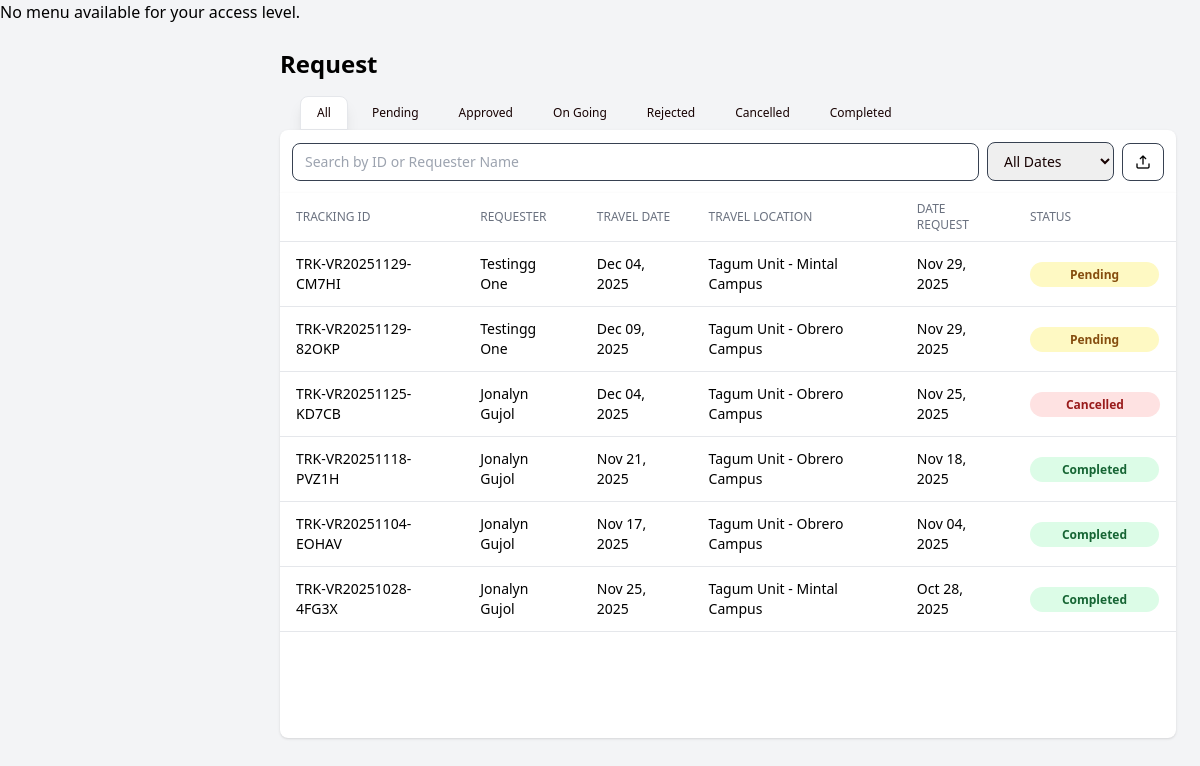
Screenshot of /app/modules/shared/views/vehicle_request.php (signed in) with the database file from the repository.
### tables this page shows
CREATE TABLE `vehicle_request` (
  `control_no` int(11) NOT NULL AUTO_INCREMENT,
  `req_id` int(10) unsigned DEFAULT NULL,
  `date_request` datetime DEFAULT NULL,
  `tracking_id` varchar(50) DEFAULT NULL,
  `trip_purpose` varchar(100) DEFAULT NULL,
  `travel_destination` varchar(255) DEFAULT NULL,
  `travel_date` date DEFAULT NULL,
  `return_date` date DEFAULT NULL,
  `departure_time` time DEFAULT NULL,
  `return_time` time DEFAULT NULL,
  PRIMARY KEY (`control_no`),
  KEY `fk_vehicle_request_requester` (`req_id`),
  KEY `idx_tracking_id` (`tracking_id`),
  CONSTRAINT `fk_vehicle_request_requester` FOREIGN KEY (`req_id`) REFERENCES `requester` (`req_id`) ON DELETE SET NULL ON UPDATE CASCADE
);

CREATE TABLE `vehicle_request_assignment` (
  `reqAssignment_id` int(10) unsigned NOT NULL AUTO_INCREMENT,
  `control_no` int(11) NOT NULL,
  `req_id` int(10) unsigned DEFAULT NULL,
  `vehicle_id` int(11) DEFAULT NULL,
  `driver_id` int(10) unsigned DEFAULT NULL,
  `req_status` varchar(25) NOT NULL,
  `approved_by` varchar(100) DEFAULT NULL,
  `reason` text DEFAULT NULL,
  PRIMARY KEY (`reqAssignment_id`),
  KEY `fk_vra_vehicle_request` (`control_no`),
  KEY `fk_vra_requester` (`req_id`),
  KEY `fk_vra_vehicle` (`vehicle_id`),
  KEY `fk_vra_driver` (`driver_id`),
  CONSTRAINT `fk_vra_driver` FOREIGN KEY (`driver_id`) REFERENCES `driver` (`driver_id`) ON DELETE CASCADE ON UPDATE CASCADE,
  CONSTRAINT `fk_vra_requester` FOREIGN KEY (`req_id`) REFERENCES `requester` (`req_id`) ON DELETE CASCADE ON UPDATE CASCADE,
  CONSTRAINT `fk_vra_vehicle` FOREIGN KEY (`vehicle_id`) REFERENCES `vehicle` (`vehicle_id`) ON DELETE CASCADE ON UPDATE CASCADE,
  CONSTRAINT `fk_vra_vehicle_request` FOREIGN KEY (`control_no`) REFERENCES `vehicle_request` (`control_no`) ON DELETE CASCADE ON UPDATE CASCADE
);

### app/core/BaseModel.php (called while the page is built, shortened)
<?php
class BaseModel {
    protected $host = 'localhost';
    protected $user = 'root';
    protected $pass = '';
    protected $name = 'u_request';
    private function connect() {
        $this->db = @new mysqli($this->host, $this->user, $this->pass, $this->name);
    }
}

### app/controllers/RequestController.php (called while the page is built, shortened)
<?php
require_once __DIR__ . '/../models/RequestModel.php';
class RequestController {
    private $model;
    public function __construct() {
        $this->model = new RequestModel();
    }
    public function indexVehicle() {
        $requests = $this->model->getAllVehicleRequests();
        return [
            "requests" => $requests
        ];
    }
}
require_once __DIR__ . '/../models/RequestModel.php';

### app/models/RequestModel.php (called while the page is built, shortened)
<?php
require_once __DIR__ . '/../core/BaseModel.php';
class RequestModel extends BaseModel {
public function getAllVehicleRequests() {
  $query = "
    SELECT
        v.*,
        CONCAT(r.firstName, ' ', r.lastName) AS requester_name,
        r.contact,
        vr.vehicle_id,
        vr.driver_id,
        CONCAT(d.firstName, ' ', d.lastName) AS driver_name,
        vr.req_status,
        vr.approved_by,
        vr.reason,
        vl.vehicle_name,
        sf.source_of_fuel,
        sf.source_of_oil,
        sf.source_of_repair_maintenance,
        sf.source_of_driver_assistant_per_diem
    FROM vehicle_request v
    INNER JOIN requester r ON v.req_id = r.req_id
    LEFT JOIN vehicle_request_assignment vr ON v.control_no = vr.control_no
    LEFT JOIN vehicle vl ON vl.vehicle_id = vr.vehicle_id
    LEFT JOIN driver d ON d.driver_id = vr.driver_id
    LEFT JOIN source_of_fund sf ON v.control_no = sf.control_no
    ORDER BY v.date_request DESC;
";
    $result = $this->db->query($query);
    $requests = [];
    while ($row = $result->fetch_assoc()) {
    $control_no = $row['control_no'];
    $passengersQuery = "
        SELECT CONCAT(p.firstName, ' ', p.lastName) AS name
        FROM passengers p
        INNER JOIN vehicle_request_passengers vrp
        ON p.passenger_id = vrp.passenger_id
        WHERE vrp.control_no = '{$this->db->real_escape_string($control_no)}'
    ";
    $passengersResult = $this->db->query($passengersQuery);
    $passengers = [];
    if ($passengersResult) {
        while ($p = $passengersResult->fetch_assoc()) {
            $passengers[] = $p['name'];
        }
    }
    $row['passengers'] = $passengers;
    $row['passenger_count'] = count($passengers);
    $row['source_of_fuel'] = $row['source_of_fuel'] ?? 'N/A';
    $row['source_of_oil'] = $row['source_of_oil'] ?? 'N/A';
    $row['source_of_repair_maintenance'] = $row['source_of_repair_maintenance'] ?? 'N/A';
    $row['source_of_driver_assistant_per_diem'] = $row['source_of_driver_assistant_per_diem'] ?? 'N/A';
    $requests[] = $row;
}
    return $requests;
}
}

### app/modules/shared/views/vehicle_request.php (the view, shortened to what this page needs)
<?php
require_once __DIR__ . '/../../../controllers/RequestController.php';
$controller = new RequestController();
$data = $controller->indexVehicle();
$requests = $data['requests'];
?>
<!DOCTYPE html>
<html lang="en">
<head>
  <link rel="stylesheet" href="/public/assets/css/output.css" />
</head>
<body class="bg-gray-100">
  <?php
  if ($_SESSION['access_level'] == 1) {
      include COMPONENTS_PATH . '/superadmin_menu.php';
  } elseif ($_SESSION['access_level'] == 3) {
      include COMPONENTS_PATH . '/motorpool_menu.php';
  } else {
      echo "<p>No menu available for your access level.</p>";
  }
  ?>
  <main class="ml-16 md:ml-64 flex flex-col min-h-screen transition-all duration-300">
    <div class="p-6">
      <h1 class="text-2xl font-bold mb-4">Request</h1>
      <div id="tabs" class="flex gap-2 mt-4 text-xs text-text">
        <button class="ml-5 btn"><p>All</p></button>
        <button class="btn"><p>Pending</p></button>
        <button class="btn"><p>Approved</p></button>
        <button class="btn"><p>On Going</p></button>
        <button class="btn"><p>Rejected</p></button>
        <button class="btn"><p>Cancelled</p></button>
        <button class="btn"><p>Completed</p></button>
      </div>
      <div x-data="requestList()" class="grid grid-cols-1 md:grid-cols-3 gap-4">
        <div :class="showDetails ? 'col-span-2' : 'col-span-3'">
          <div class="p-3 flex flex-wrap gap-2 justify-between items-center bg-white shadow rounded-t-lg">
            <input type="text" id="searchRequests" placeholder="Search by ID or Requester Name" class="flex-1 min-w-[200px] input-field">
            <select id="sortCategory" class="input-field">
              <option value="all">All Dates</option>
            </select>
            <button title="Export" id="export" class="btn-upper">
              <img src="/public/assets/img/export.png" alt="User" class="size-4 my-0.5">
            </button>
          </div>
          <div class="overflow-x-auto h-[545px] overflow-y-auto rounded-b-lg shadow bg-white">
            <table class="min-w-full divide-y divide-gray-200 bg-white rounded-b-lg p-2">
              <thead class="bg-white sticky top-0">
                <tr>
                  <th class="pl-4 py-2 text-left text-xs font-medium text-gray-500 uppercase">Tracking ID</th>
                  <th class="px-4 py-2 text-left text-xs font-medium text-gray-500 uppercase">Requester</th>
                  <th class="px-4 py-2 text-left text-xs font-medium text-gray-500 uppercase">Travel Date</th>
                  <th class="px-4 py-2 text-left text-xs font-medium text-gray-500 uppercase">Travel Location</th>
                  <th class="px-4 py-2 text-left text-xs font-medium text-gray-500 uppercase">Date Request</th>
                  <th class="px-4 py-2 text-left text-xs font-medium text-gray-500 uppercase rounded-tr-lg">Status</th>
                </tr>
              </thead>
              <tbody id="requestsTable" class="text-sm">
                <?php if (!empty($requests)): ?>
                  <?php foreach ($requests as $row): ?>
                    <tr
                      class="border-b hover:bg-gray-100 cursor-pointer"
                      data-status="<?= htmlspecialchars($row['req_status']) ?>"
                      data-date="<?= htmlspecialchars(date('Y-m-d', strtotime($row['date_request']))) ?>"
                      @click='selectRow({
                          control_no: "<?= htmlspecialchars($row['control_no'], ENT_QUOTES) ?>",
                          tracking_id: "<?= htmlspecialchars($row['tracking_id'], ENT_QUOTES) ?>",
                          requester_name: "<?= htmlspecialchars($row['requester_name'], ENT_QUOTES) ?>",
                          contact: "<?= htmlspecialchars($row['contact'], ENT_QUOTES) ?>",
                          travel_destination: "<?= htmlspecialchars($row['travel_destination'], ENT_QUOTES) ?>",
                          date_request: "<?= htmlspecialchars(date('M d, Y', strtotime($row['date_request'])), ENT_QUOTES) ?>",
                          travel_date: "<?= htmlspecialchars(date('M d, Y', strtotime($row['travel_date'])), ENT_QUOTES) ?>",
                          return_date: "<?= htmlspecialchars(date('M d, Y', strtotime($row['return_date'])), ENT_QUOTES) ?>",
                          depret_time: "<?= htmlspecialchars(date('h:i A', strtotime($row['departure_time'])) . ' - ' . date('h:i A', strtotime($row['return_time'])), ENT_QUOTES) ?>",
                          trip_purpose: "<?= htmlspecialchars($row['trip_purpose'], ENT_QUOTES) ?>",
                          req_status: "<?= htmlspecialchars($row['req_status'], ENT_QUOTES) ?>",
                          original_status: "<?= htmlspecialchars($row['req_status'], ENT_QUOTES) ?>",
                          reason: "<?= htmlspecialchars($row['reason'] ?? '', ENT_QUOTES) ?>",
                          vehicle_name: "<?= htmlspecialchars($row['vehicle_name'] ?? '', ENT_QUOTES) ?>",
                          driver_name: "<?= htmlspecialchars($row['driver_name'] ?? '', ENT_QUOTES) ?>",
                          approved_by: "<?= htmlspecialchars($row['approved_by'] ?? '', ENT_QUOTES) ?>",
                          passenger_count: "<?= count($row['passengers']) ?>",
                          passengers: <?= htmlspecialchars(json_encode($row['passengers'] ?? []), ENT_QUOTES) ?>
                      })'>
                      <td class="px-4 py-3"><?= htmlspecialchars($row['tracking_id']) ?></td>
                      <td class="px-4 py-3"><?= htmlspecialchars($row['requester_name']) ?></td>
                      <td class="px-4 py-3"><?= htmlspecialchars(date('M d, Y', strtotime($row['travel_date']))) ?></td>
                      <td class="px-4 py-3"><?= htmlspecialchars($row['travel_destination']) ?></td>
                      <td class="px-4 py-3"><?= htmlspecialchars(date('M d, Y', strtotime($row['date_request']))) ?></td>
                      <td class="px-4 py-3">
                        <?php if ($row['req_status'] === 'Completed'): ?>
                            <span class="px-8 py-1 rounded-full text-xs font-semibold bg-green-100 text-green-800">
                                Completed
                            </span>
                        <?php elseif ($row['req_status'] === 'Pending'): ?>
                            <span class="px-10 py-1 rounded-full text-xs font-semibold bg-yellow-100 text-yellow-800">
                                Pending
                            </span>
                        <?php elseif ($row['req_status'] === 'Rejected' || $row['req_status'] === 'Cancelled' ): ?>
                            <span class="px-9 py-1 rounded-full text-xs font-semibold bg-red-100 text-red-800">
                               <?= htmlspecialchars($row['req_status']) ?>
                            </span>
                        <?php endif; ?>
                      </td>
                    </tr>
                  <?php endforeach; ?>
                <?php else: ?>
                  <tr><td colspan="6" class="text-center py-3 text-gray-400">No vehicle requests found</td></tr>
                <?php endif; ?>
              </tbody>
            </table>
          </div>
        </div>
      </div>
    </div>
  </main>
</body>
</html>

### rows the page displays
vehicle_request: tracking "TRK-VR20251129-CM7HI", requester_name "Testingg One", travel_date "Dec 04, 2025", travel_destination "Tagum Unit - Mintal Campus", date_request "Nov 29, 2025", shows "Pending"
vehicle_request: tracking "TRK-VR20251129-82OKP", requester_name "Testingg One", travel_date "Dec 09, 2025", travel_destination "Tagum Unit - Obrero Campus", date_request "Nov 29, 2025", shows "Pending"
vehicle_request: tracking "TRK-VR20251125-KD7CB", requester_name "Jonalyn Gujol", travel_date "Dec 04, 2025", travel_destination "Tagum Unit - Obrero Campus", date_request "Nov 25, 2025", vehicle_request_assignment.req_status "Cancelled"
vehicle_request: tracking "TRK-VR20251118-PVZ1H", requester_name "Jonalyn Gujol", travel_date "Nov 21, 2025", travel_destination "Tagum Unit - Obrero Campus", date_request "Nov 18, 2025", shows "Completed"
vehicle_request: tracking "TRK-VR20251104-EOHAV", requester_name "Jonalyn Gujol", travel_date "Nov 17, 2025", travel_destination "Tagum Unit - Obrero Campus", date_request "Nov 04, 2025", shows "Completed"
vehicle_request: tracking "TRK-VR20251028-4FG3X", requester_name "Jonalyn Gujol", travel_date "Nov 25, 2025", travel_destination "Tagum Unit - Mintal Campus", date_request "Oct 28, 2025", shows "Completed"
